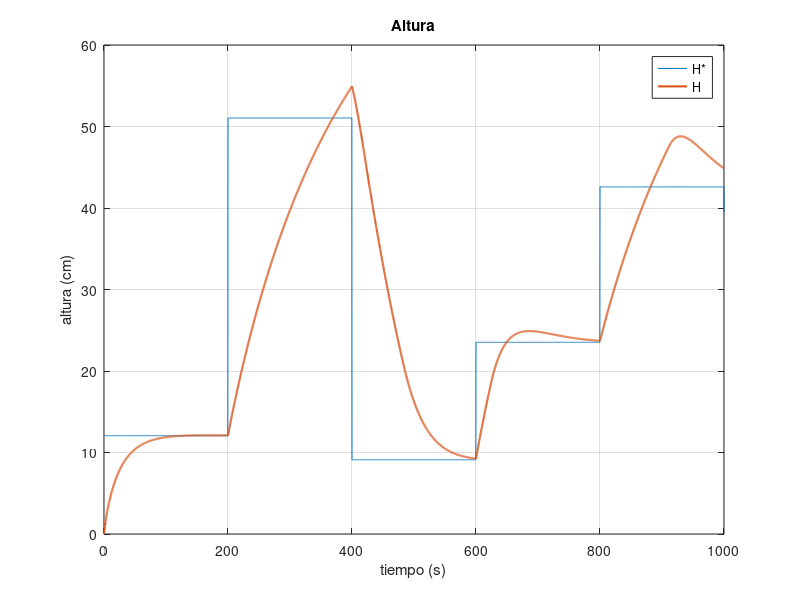
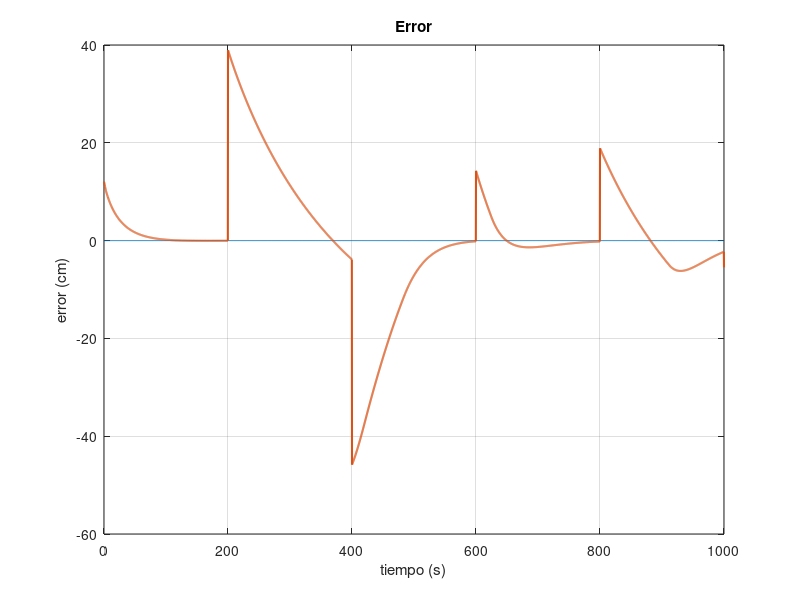
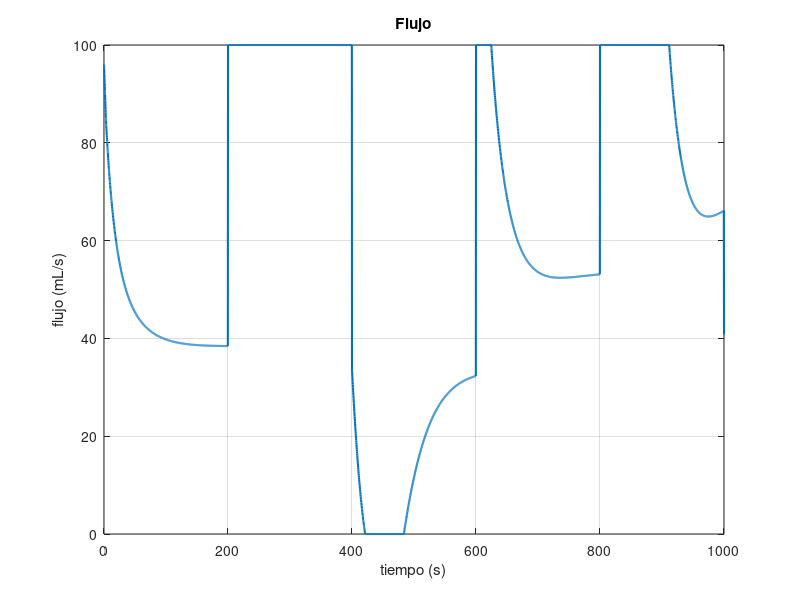

The MATLAB script that drew these images, in order:

clear all;

load("altura.mat");
load("error.mat");
load("flujo.mat");

figure(1)
plot(altura(1,:), altura(2,:)*100, altura(1,:), altura(3,:)*100, 'linewidth', 1.5);
grid on;
xlabel('tiempo (s)');
ylabel('altura (cm)');
legend('H*', 'H');
title('Altura');

figure(2)
plot(error(1,:), zeros(size(error(1,:))), error(1,:), error(2,:)*100, 'linewidth', 1.5);
grid on;
xlabel('tiempo (s)');
ylabel('error (cm)');
title('Error');

figure(3)
plot(signal(1,:), signal(2,:)*1000, 'linewidth',1.5);
grid on;
xlabel('tiempo (s)');
ylabel('flujo (mL/s)');
title('Flujo');

